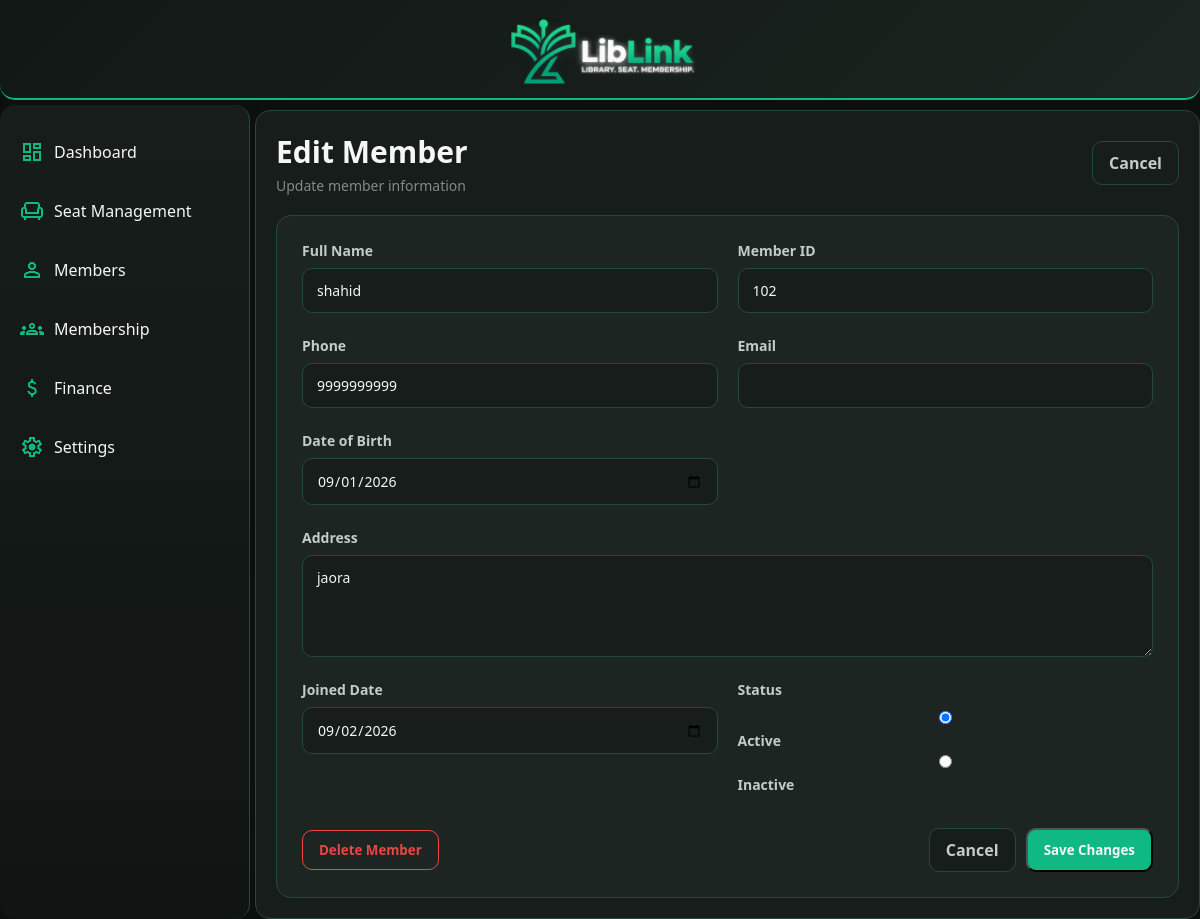
The page /EditMember/8/ on the database its author committed.
### App/models.py (models this page shows, shortened)
class Member(models.Model):
    full_name = models.CharField(max_length=100)
    MemberID = models.CharField(max_length=10, null=True, blank=True)
    phone = models.CharField(max_length=15)
    email = models.EmailField(blank=True)
    date_of_birth = models.DateField()
    address = models.TextField()
    joined_date = models.DateField()
    status = models.BooleanField(default=True)
    created_at = models.DateTimeField(auto_now_add=True)
    class Meta:
        constraints = [
            models.UniqueConstraint(
                fields=["MemberID"],
                condition=models.Q(MemberID__isnull=False),
                name="unique_member_id")
            ]

### App/views.py (the view, shortened to what this page needs)
# urls.py: path('EditMember/<int:MemberID>/', views.EditMember, name='EditMember'),
def EditMember(request, MemberID):
    member = Member.objects.get(id=MemberID)
    return render(request, "EditMember.html", {"member": member})

### App/templates/EditMember.html (shortened to what this page needs)
{% extends 'base.html' %}
{% block pagecontent %}
<div class="edit-member-header">
    <div>
        <h1>Edit Member</h1>
        <p>Update member information</p>
    </div>
    <a href="{% url 'MemberDetails' member.id%}" class="secondary-btn">
        Cancel
    </a>
</div>
<form
    method="POST"
    class="edit-member-form"
    onsubmit="return confirm('Are you sure you want to save these changes?');">
    <div class="edit-form-grid">
        <div class="form-group">
            <label for="full_name">Full Name</label>
            <input
                type="text"
                id="full_name"
                name="full_name"
                value="{{ member.full_name }}"
                required
            >
        </div>
        <div class="form-group">
            <label for="MemberID">Member ID</label>
            <input
                type="text"
                id="MemberID"
                name="MemberID"
                value="{{ member.MemberID }}"
                required
            >
        </div>
        <div class="form-group">
            <label for="phone">Phone</label>
            <input
                type="text"
                id="phone"
                name="phone"
                value="{{ member.phone }}"
                required
            >
        </div>
        <div class="form-group">
            <label for="email">Email</label>
            <input
                type="email"
                id="email"
                name="email"
                value="{{ member.email }}"
            >
        </div>
        <div class="form-group">
            <label for="date_of_birth">Date of Birth</label>
            <input
                type="date"
                id="date_of_birth"
                name="date_of_birth"
                value="{{ member.date_of_birth|date:'Y-m-d' }}"
                required
            >
        </div>
        <div class="form-group full-width">
            <label for="address">Address</label>
            <textarea
                id="address"
                name="address"
                rows="4"
                required
            >{{ member.address }}</textarea>
        </div>
        <div class="form-group">
            <label for="joined_date">Joined Date</label>
            <input
                type="date"
                id="joined_date"
                name="joined_date"
                value="{{ member.joined_date|date:'Y-m-d' }}"
                required
            >
        </div>
        <div class="form-group">
            <label>Status</label>
            <div class="radio-group">
                <label>
                    <input
                        type="radio"
                        name="status"
                        value=True
                        {% if member.status %}checked{% endif %}
                    >
                    Active
                </label>
                <label>
                    <input
                        type="radio"
                        name="status"
                        value=False
                    >
                    Inactive
                </label>
            </div>
        </div>
    </div>
    <div class="form-actions">
    <button
        type="button"
        class="danger-btn"
        onclick="if(confirm('Are you sure you want to delete this member? This action cannot be undone.')) { document.getElementById('delete-member-form').submit(); }"
    >
        Delete Member
    </button>
    <div class="form-actions-right">
        <a href="{% url 'MemberDetails' member.id %}" class="secondary-btn">
            Cancel
        </a>
        <button type="submit" class="primary-btn">
            Save Changes
        </button>
    </div>
</div>
</form>
{% endblock %}

### static/css/style.css (style rules this page uses)
:root { --bg-main: #0B0F0E; --bg-sidebar: #101513; --bg-header: #121816; --surface: #161D1A; --surface-card: #1C2521; --surface-hover: #252F2B; --surface-active: #2D3934; --primary: #10B981; --primary-hover: #0EA371; --primary-light: #34D399; --white: #FFFFFF; --text-primary: #F5F7F6; --text-secondary: #C2CCC8; --text-muted: #7F8C87; --border: #27493c; --border-light: #35413C; --border-primary: #10B981; --success: #10B981; --warning: #F59E0B; --danger: #EF4444; --info: #38BDF8; --shadow: rgba(0, 0, 0, 0.40); --overlay: rgba(255, 255, 255, 0.05); }
* { font-family: 'Noto Sans', sans-serif; padding: 0; margin: 0; box-sizing: border-box; }
body { background-color: var(--bg-main); color: var(--text-primary); }
.primary-btn { display: inline-flex; align-items: center; justify-content: center ; padding: 10px 16px; background:var(--primary); color: var(--text-primary); text-decoration: none; border-radius: 10px; font-weight: 600; transition: background 0.2s ease, transform 0.2s ease; }
.form-group { display: flex; flex-direction: column; gap: 8px; margin-bottom: 18px; }
.form-group label { color: var(--text-secondary); font-size: 14px; font-weight: 600; }
.form-group input { padding: 12px 14px; background: var(--surface); color: var(--text-primary); border: 1px solid var(--border); border-radius: 10px; outline: none; font-size: 14px; }
.form-group textarea { padding: 12px 14px; background: var(--surface); color: var(--text-primary); border: 1px solid var(--border); border-radius: 10px; outline: none; font-size: 14px; resize: vertical; }
.form-actions { display: flex; justify-content: flex-end; gap:10px; margin-top: 15px; }
.secondary-btn { display: inline-flex; align-items: center; justify-content: center; padding: 10px 16px; background: var(--surface); color: var(--text-secondary); text-decoration: none; border: 1px solid var(--border); border-radius: 10px; font-weight: 600; transition: background 0.2s ease, color 0.2s ease; }
.danger-btn { display: inline-flex; align-items: center; justify-content: center; padding: 10px 16px; background: transparent; color: var(--danger); border: 1px solid var(--danger); border-radius: 10px; font-weight: 600; cursor: pointer; transition: background 0.2s ease, color 0.2s ease; }
.edit-member-header { display: flex; justify-content: space-between; align-items: center; margin-bottom: 20px; }
.edit-member-header h1 { font-size: 30px; color: var(--text-primary); }
.edit-member-header p { margin-top: 4px; color: var(--text-muted); font-size: 14px; }
.edit-member-form { padding: 25px; background: var(--surface-card); border: 1px solid var(--border); border-radius: 15px; }
.edit-form-grid { display: grid; grid-template-columns: 1fr 1fr; gap: 5px 20px; }
.edit-form-grid .form-group { margin-bottom: 18px; }
.edit-form-grid .full-width { grid-column: 1 / -1; }
.edit-member-form .form-group input, .edit-member-form .form-group textarea { width: 100%; padding: 12px 14px; background: var(--surface); color: var(--text-primary); border: 1px solid var(--border); border-radius: 10px; outline: none; font-size: 14px; }
.edit-member-form .form-group textarea { resize: vertical; }
.edit-member-form .form-actions { display: flex; justify-content: space-between; align-items: center; margin-top: 15px; }
.form-actions-right { display: flex; gap: 10px; }

### rows shown on the page
Member: full_name "shahid", MemberID "102", phone "9999999999", date_of_birth "09/01/2026", address "jaora", joined_date "09/02/2026", status "☑ Active", status "☐ Inactive"
